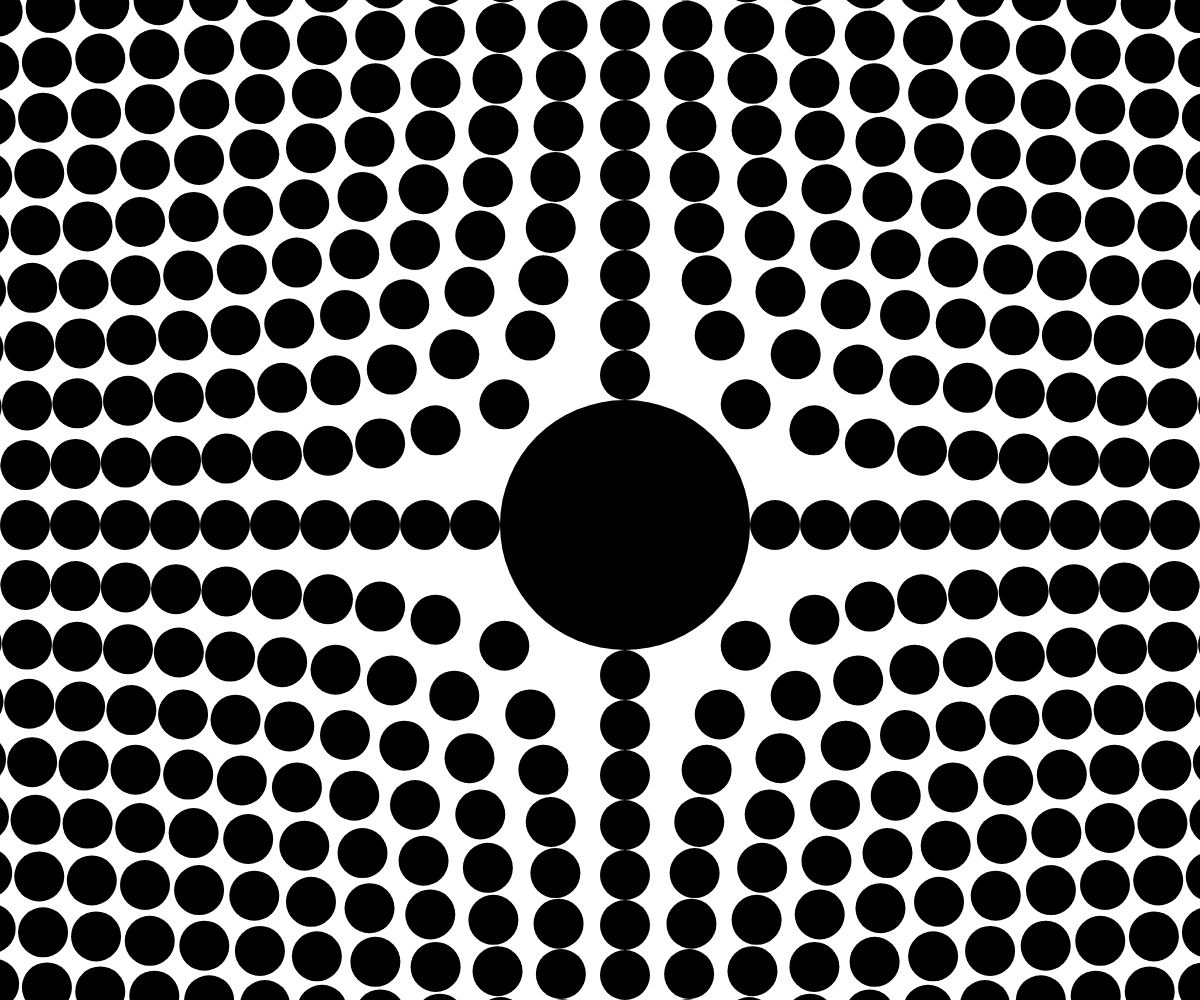
Frame 1 (no input)
Frame 60 (no input): identical to frame 1, image omitted
Frame 120 (the mouse pressed at the canvas centre since frame 60): identical to frame 1, image omitted

The p5.js sketch that drew this single still picture (run headless with seeded random() and noise() and a simulated clock; from frame 60 on, the mouse is pressed at the canvas centre):

// p5.js sketch
// ── sketch.js
//Statische Kreise

/* let valueSlider;

function setup() {
  createCanvas(windowWidth, windowHeight);
  valueSlider = createSlider(0, 100, 50);
  valueSlider.position(10, 10);
  noStroke();

  fill(0); // schwarze Kreise
}

function draw() {
  background(255);

  let cols = 5;
  let rows = 5;
  let d = 50; // Durchmesser
  let spacing = d; // Abstand zwischen Kreisen

  // Gesamte Breite und Höhe des Kreisrasters
  let totalW = (cols - 1) * spacing;
  let totalH = (rows - 1) * spacing;

  // Startposition, um das Raster zu zentrieren
  let startX = width / 2 - totalW / 2;
  let startY = height / 2 - totalH / 2;

  // 5x5 Kreise zeichnen
  for (let y = 0; y < rows; y++) {
    for (let x = 0; x < cols; x++) {
      ellipse(startX + x * spacing, startY + y * spacing, d);
    }
  }
} */


//animierte Kreise im 5x5


/* let valueSlider;

function setup() {
  createCanvas(windowWidth, windowHeight);
  valueSlider = createSlider(0, 100, 50);
  valueSlider.addClass("slider");
  noStroke();
  fill(0);
}

function draw() {
  background(255);

  let cols = 5;
  let rows = 5;
  let baseD = 50; // Basisdurchmesser
  let spacing = baseD; // Abstand zwischen Kreisen

  // Gesamte Breite und Höhe des Basisrasters
  let totalW = (cols - 1) * spacing;
  let totalH = (rows - 1) * spacing;

  // Startposition, um das Raster zu zentrieren
  let startX = width / 2 - totalW / 2;
  let startY = height / 2 - totalH / 2;

  // Slider steuert die Vergrösserung des mittleren Kreises
  let growth = map(valueSlider.value(), 0, 100, 0, 200);
  let centerD = baseD + growth;

  // Mittelpunktkoordinaten des mittleren Kreises
  let centerX = startX + 2 * spacing;
  let centerY = startY + 2 * spacing;

  // 5x5 Kreise zeichnen
  for (let y = 0; y < rows; y++) {
    for (let x = 0; x < cols; x++) {
      let posX = startX + x * spacing;
      let posY = startY + y * spacing;

      // Durchmesser
      let d = baseD;

      // Mittlerer Kreis
      if (x === 2 && y === 2) {
        d = centerD;
      } else {
        // Abstand zum Zentrum (in Raster-Schritten)
        let dx = x - 2;
        let dy = y - 2;
        let distFromCenter = dist(0, 0, dx, dy);

        // Wenn nicht der mittlere Kreis: wegschieben um Radiusdifferenz
        if (distFromCenter > 0) {
          let extra = (centerD - baseD) / 2; // wie viel größer der Radius ist
          posX += (dx / distFromCenter) * extra;
          posY += (dy / distFromCenter) * extra;
        }
      }

      ellipse(posX, posY, d);
    }
  }
} */


// kreise volles Window 

let valueSlider;

function setup() {
  createCanvas(windowWidth, windowHeight);
  valueSlider = createSlider(0, 100, 50);
  valueSlider.addClass("slider");
  noStroke();
  fill(0);
}

function draw() {
  background(255);

  let baseD = 50; // Durchmesser der kleinen Kreise
  let spacing = baseD; // Abstand zwischen Kreisen

  // Anzahl der Spalten und Reihen, die das ganze Fenster füllen
  let cols = floor(width / spacing);
  let rows = floor(height / spacing);

  // Mittelpunkt-Index
  let centerCol = floor(cols / 2);
  let centerRow = floor(rows / 2);

  // Slider steuert Vergrösserung des mittleren Kreises
  let growth = map(valueSlider.value(), 0, 100, 0, 400);
  let centerD = baseD + growth;

  // Mittelpunktkoordinaten des mittleren Kreises
  let startX = (width - (cols - 1) * spacing) / 2;
  let startY = (height - (rows - 1) * spacing) / 2;
  let centerX = startX + centerCol * spacing;
  let centerY = startY + centerRow * spacing;

  // Alle Kreise zeichnen
  for (let y = 0; y < rows; y++) {
    for (let x = 0; x < cols; x++) {
      let posX = startX + x * spacing;
      let posY = startY + y * spacing;

      let d = baseD;

      // Mittlerer Kreis
      if (x === centerCol && y === centerRow) {
        d = centerD;
      } else {
        // Richtung vom Zentrum
        let dx = x - centerCol;
        let dy = y - centerRow;
        let distFromCenter = dist(0, 0, dx, dy);

        if (distFromCenter > 0) {
          // Schiebe alle anderen Kreise so weit nach aussen,
          // dass sie den großen Kreis nicht berühren
          let extra = (centerD - baseD) / 2;
          posX += (dx / distFromCenter) * extra;
          posY += (dy / distFromCenter) * extra;
        }
      }

      ellipse(posX, posY, d);
    }
  }
}
